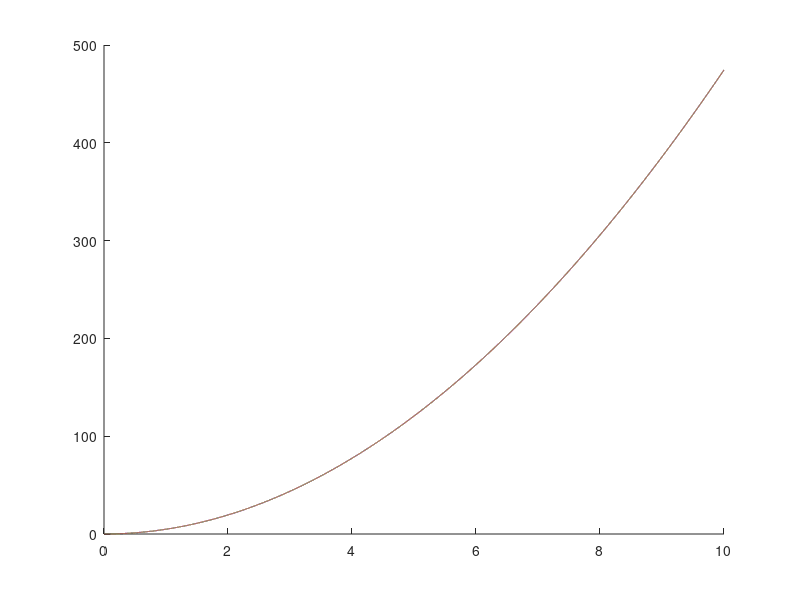

Reproduce this figure in MATLAB.
close all;

m = 1;
g = 9.81;
c = 0.01;

tSpan = [0:0.0005:10];

x_an = @(t) (m*g/c)*t+(g*(m^2)/(c^2))*exp((-c/m)*t)-(g*(m^2)/(c^2));

%x'' = g -(c/m)x'

x_dot = @(t,x) [x(2);g-(c/m)*x(2)];

IC = [0;0];

[t_nu,x_nu] = ode45(x_dot,tSpan,IC);

hold on;
plot(tSpan,x_an(tSpan))
plot(tSpan,x_nu(:,1))
